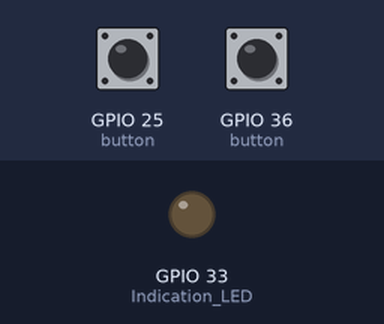
The sketch below on a simulated ESP32. On the bench: output pins drawn as LEDs (lit = HIGH). Inputs (shaded band) come from the test bench; at power-on: GPIO 36 (button) LOW, GPIO 25 (button) HIGH. What the sketch prints to the serial monitor is not drawn.

Above: at 1.2 s.
1.3 s: GPIO 36 (button) pulled HIGH for 0.15 s
At 1.9 s:
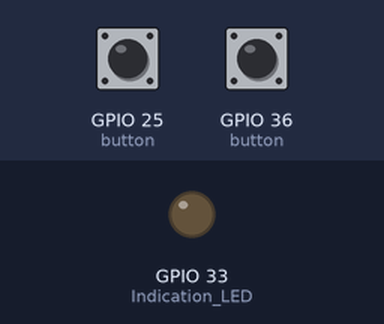
3.0 s: GPIO 25 (button) pulled LOW for 0.15 s
At 4.3 s:
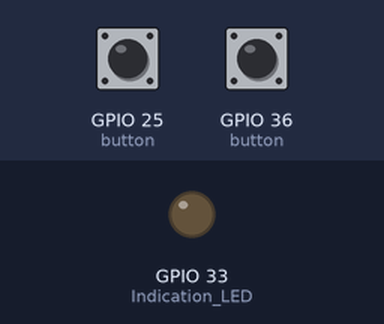
4.6 s: GPIO 25 (button) pulled LOW for 3.2 s
At 5.3 s:
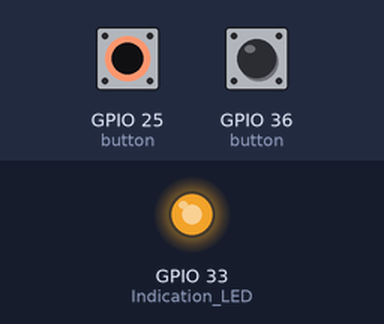
9.3 s: GPIO 36 (button) pulled HIGH for 1 s
At 11.3 s:
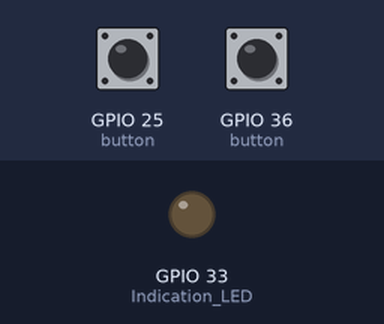
Timing chart, 0 to 12.8 s (numbered marks = the images above; inputs shaded):
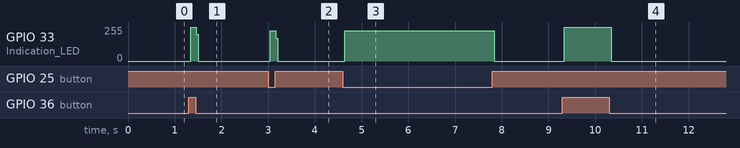

Measured:
- after the input at 1.3 s, GPIO 33 (Indication_LED): 0/255 → 254/255 at once, → 0/255 0.12 s later
- after the input at 3.0 s, GPIO 33 (Indication_LED): 0/255 → 227/255 at once, → 0/255 0.12 s later
- after the input at 4.6 s, GPIO 33 (Indication_LED): 0/255 → 227/255 at once, → 0/255 3.2 s later
- after the input at 9.3 s, GPIO 33 (Indication_LED): 0/255 → 254/255 at once, → 0/255 1.0 s later

The sketch:

button_identifier.ino
```cpp
void setup() {
Serial.begin(115200);
pinMode(33,OUTPUT); // Indication LED
pinMode(36,INPUT_PULLDOWN); // 3-pin button module, with an external pull-down resistor.
pinMode(25,INPUT_PULLUP); // 2-pin button module, or an open circuit
}

void loop() {
  Serial.println(" "); // Spaces out the old output
  if (digitalRead(25) == LOW) {
	// If pin 25 is not pressed, the board will read HIGH
	// Press the button to make it read LOW.
	// Alternatively, connet the pin directly to GND works as well.
    digitalWrite(33,HIGH);
    Serial.println("Button pull-up pressed");
  } else{
    digitalWrite(33,LOW);
  }

  if (digitalRead(36) == HIGH) {
	// If pin 36 is not pressed, the board will read LOW
	// Press the button to make it read HIGH
    digitalWrite(33,HIGH);
    Serial.println("Button pull-down pressed");}
    else {
    digitalWrite(33,LOW);
    }
}
```
